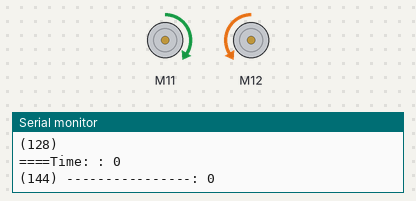
This sketch was run on a simulated Arduino Uno, built with avr-gcc and run on an emulated ATmega328P. On the bench: 2 × DC motor (green arrow = forward, orange = backward, longer = faster), the last lines printed to the serial monitor.

Above: at 12.0 s.
At 25.0 s:
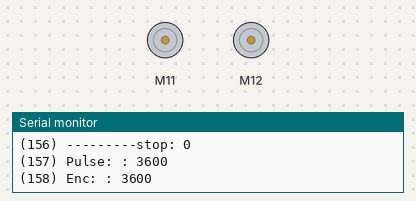
Timing chart, 0 to 33.9 s (numbered marks = the images above):
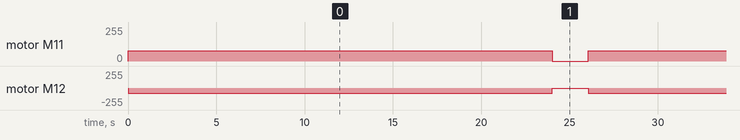

The sketch:

simpleEncTest1.ino
```cpp
#include <Arduino.h>
#include <Wire.h>
#include <SoftwareSerial.h>
#include <MeAuriga.h>

#define print(a,b)   prtLine(__LINE__, a, b)

MeEncoderOnBoard LMotor(SLOT2);
MeEncoderOnBoard RMotor(SLOT1);

enum eMotors {  rightMotor, leftMotor };
enum eDir { none, fwd, right, left, back };

long Enc[2] = {0};
long Pulse[2] = {0};

//-----------------------------------------------
// generic motor move routines
void move(eDir direction, int speed)
{
  int leftSpeed = 0;
  int rightSpeed = 0;
  speed = ((float)speed / 100.0) * 255;

  switch ( direction ) {
    case fwd :
      leftSpeed = -speed;
      rightSpeed = speed;
      break;
    case back:
      leftSpeed = speed;
      rightSpeed = -speed;
      break;
    case right:
      leftSpeed = -speed;
      rightSpeed = -speed;
      break;
    case left:
      leftSpeed = speed;
      rightSpeed = speed;
      break;
  }
  LMotor.setTarPWM(leftSpeed);
  RMotor.setTarPWM(rightSpeed);
}

//-----------------------------------------------
// enforce internal motor structure update
// by calling motor.loop() <- NOT the same as the loop() for arduino
// motor

void _delay(float seconds) {
  if (seconds < 0.0) {
    seconds = 0.0;
  }
  long endTime = millis() + seconds * 1000;
  while (millis() < endTime) {
    RMotor.loop();
    LMotor.loop();
  }
}


//-----------------------------------------------
// customized printing function
void prtLine(int nline, const char *name, long val = 0) {
  char line[80] = {0};
  sprintf(line, "(%d) %s: %ld", nline, name, val);
  Serial.println(line);
}

//---------------------------------------------------------
// reset the encoder value to 0.
void resetEncoder() {
  RMotor.setPulsePos(0);
  LMotor.setPulsePos(0);
}

//---------------------------------------------------------
void stopMoving() {
  LMotor.setTarPWM(0);
  RMotor.setTarPWM(0);
  _delay(0.5); // to delay and update the motor data
}

//*********************************************************
//*********************************************************

//-----------------------------------------------
//important: do not change these interrupt service routines...

// motor interrupt service routines
void isr_LMotorEncoder(void)
{
  if (digitalRead(LMotor.getPortB()) == 0) {
    LMotor.pulsePosMinus();
  } else {
    LMotor.pulsePosPlus();
  }
}

void isr_RMotorEncoder(void)
{
  if (digitalRead(RMotor.getPortB()) == 0) {
    RMotor.pulsePosMinus();
  } else {
    RMotor.pulsePosPlus();
  }
}


//-----------------------------------------------
void setup() {
  // motor setup---------------------------
  TCCR1A = _BV(WGM10);
  TCCR1B = _BV(CS11) | _BV(WGM12);
  TCCR2A = _BV(WGM21) | _BV(WGM20);
  TCCR2B = _BV(CS21);

  // motor Encoder interrupt setup---------------------------
  attachInterrupt(LMotor.getIntNum(), isr_LMotorEncoder, RISING);
  attachInterrupt(RMotor.getIntNum(), isr_RMotorEncoder, RISING);
  //randomSeed((unsigned long)(lightsensor_12.read() * 123456));

  Serial.begin(9600);

  print("\n====Time: ", millis());
  resetEncoder();
}

//*********************************************************

//-------------------------------------
// will run for 5 wheels rotations
// Continuously display the encoder value

void loop() {

  Enc[rightMotor] = 0;
  RMotor.loop();
  LMotor.loop();

  print( "----------------", 0);
  do
  {
    RMotor.loop();  // update the motor data
    LMotor.loop();
    move(fwd, 30);  // should test out for various speed to check out the overshooting
    Enc[rightMotor] = RMotor.getCurPos();
    Pulse[rightMotor] = RMotor.getPulsePos();

  } while (Enc[rightMotor] < 3600);

  stopMoving();
  print( "---------stop", 0);
  print( "Pulse: ", Pulse[rightMotor]);
  print( "Enc: ", Enc[rightMotor]);
  delay(1500);  // allow the motor to come to a full stop
  print( "---------overshoot", 1);
  int diffpos = RMotor.getCurPos() - Enc[rightMotor];
  int diffpulse = RMotor.getPulsePos() - Pulse[rightMotor];
  print( "O-Pulse: ", diffpos);
  print( "O-Enc", diffpulse);
  resetEncoder();
}
```

Measured:
- by itself, motor M11: alternates forward 76/255 for 24.0 s and stopped for 2.0 s
- by itself, motor M12: alternates backward 76/255 for 24.0 s and stopped for 2.0 s
